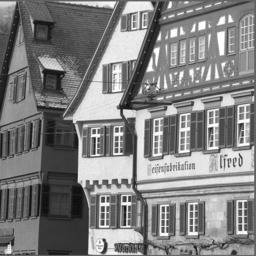
#> input picture TP2/houses.jpg, 256 x 256 px
$ python derivatives.py
#> lines starting #> are read from the running program, lines starting #| are printed output that depends on the picture
import matplotlib.pyplot as plt
import matplotlib.image as mpimg
import numpy as np
import math
from scipy import signal
import time

img=mpimg.imread('houses.jpg')
#> img is the input picture: shape (256, 256); min 6, max 255, mean 127.8
plt.imshow(img, cmap="gray")

dx = np.zeros( (3,3) )
dx[1,0] = 0.5
dx[1,2] = -0.5
dy = np.zeros( (3,3) )
dy[0,1] = 0.5
dy[2,1] = -0.5
mpimg.imsave('dx.jpg',dx,cmap="gray")
mpimg.imsave('dy.jpg',dy,cmap="gray")
plt.imshow(dx, cmap="gray")
plt.imshow(dy, cmap="gray")

dx_img = signal.convolve2d(img, dx, boundary='symm', mode='same')
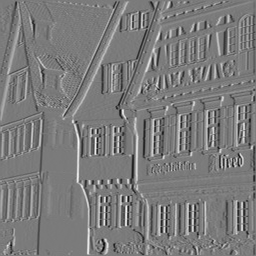
#> dx_img: shape (256, 256) float64; min -105, max 112, mean 0.1; drawn with min black and max white
dy_img = signal.convolve2d(img, dy, boundary='symm', mode='same')
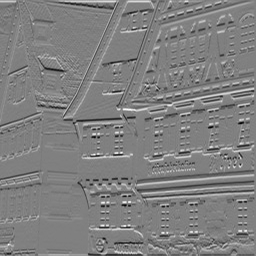
#> dy_img: shape (256, 256) float64; min -106.5, max 105.5, mean 0; drawn with min black and max white
dm_img = np.sqrt(np.square(dx_img)+np.square(dy_img))
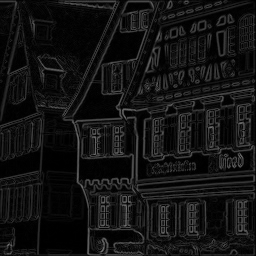
#> dm_img: shape (256, 256) float64; min 0, max 122.4, mean 19.1
mpimg.imsave('dx_houses.jpg',dx_img,cmap="gray")
mpimg.imsave('dy_houses.jpg',dy_img,cmap="gray")
mpimg.imsave('dm_houses.jpg',dm_img,cmap="gray")
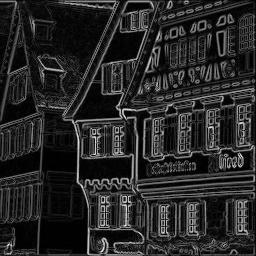
#> saved as dm_houses.jpg: shape (256, 256, 3); min 0, max 251, mean 39.5
plt.imshow(dx_img, cmap="gray")
plt.imshow(dy_img, cmap="gray")
plt.imshow(dm_img, cmap="gray")

sdx = np.zeros( (3,3) )
sdx[0,0] = 0.125
sdx[0,2] = -0.125
sdx[1,0] = 0.25
sdx[1,2] = -0.25
sdx[2,0] = 0.125
sdx[2,2] = -0.125
sdy = np.zeros( (3,3) )
sdy[0,0] = 0.125
sdy[2,0] = -0.125
sdy[0,1] = 0.25
sdy[2,1] = -0.25
sdy[0,2] = 0.125
sdy[2,2] = -0.125
mpimg.imsave('sdx.jpg',sdx,cmap="gray")
mpimg.imsave('sdy.jpg',sdy,cmap="gray")
plt.imshow(sdx, cmap="gray")
plt.imshow(sdy, cmap="gray")

sdx_img = signal.convolve2d(img, sdx, boundary='symm', mode='same')
sdy_img = signal.convolve2d(img, sdy, boundary='symm', mode='same')
sdm_img = np.sqrt(np.square(sdx_img)+np.square(sdy_img))
mpimg.imsave('sdx_houses.jpg',sdx_img,cmap="gray")
mpimg.imsave('sdy_houses.jpg',sdy_img,cmap="gray")
mpimg.imsave('sdm_houses.jpg',sdm_img,cmap="gray")
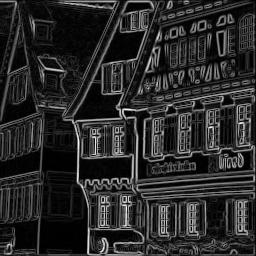
#> saved as sdm_houses.jpg: shape (256, 256, 3); min 0, max 255, mean 41.8
plt.imshow(sdx_img, cmap="gray")
plt.imshow(sdy_img, cmap="gray")
plt.imshow(sdm_img, cmap="gray")
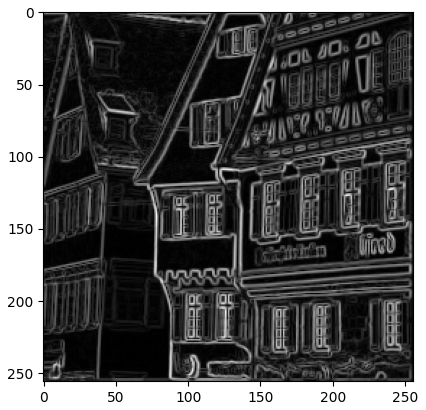
#> figure drawn by matplotlib, 1 panel

$ run again, with TP2/bur0.jpg copied over TP2/houses.jpg
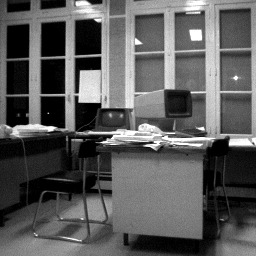
#> input picture TP2/bur0.jpg, 256 x 256 px
#> img is the input picture: shape (256, 256); min 0, max 255, mean 91.1
#> `mpimg.imsave('sdm_houses.jpg',sdm_img,cmap="gray")`:
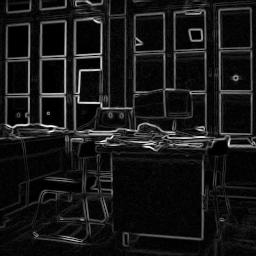
#> saved as sdm_houses.jpg: shape (256, 256, 3); min 0, max 255, mean 23
#> `plt.imshow(sdm_img, cmap="gray")`:
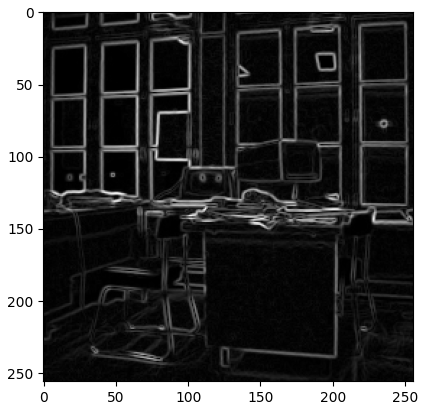
#> figure drawn by matplotlib, 1 panel

$ run again, with TP2/bur1.jpg copied over TP2/houses.jpg
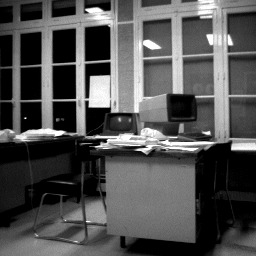
#> input picture TP2/bur1.jpg, 256 x 256 px
#> img is the input picture: shape (256, 256); min 0, max 255, mean 81.1
#> `sdx_img = signal.convolve2d(img, sdx, boundary='symm', mode='same')`:
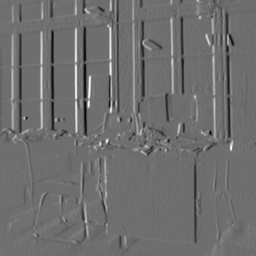
#> sdx_img: shape (256, 256) float64; min -86.12, max 112, mean 0.1; drawn with min black and max white
#> `plt.imshow(sdm_img, cmap="gray")`:
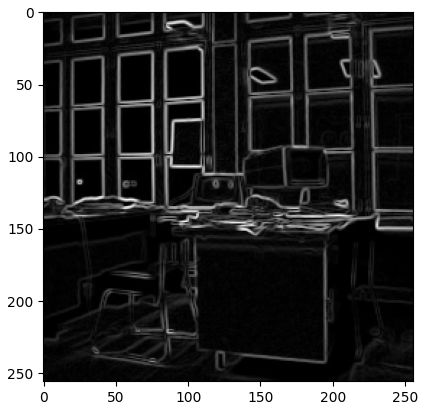
#> figure drawn by matplotlib, 1 panel

$ run again, with TP2/cat.jpg copied over TP2/houses.jpg
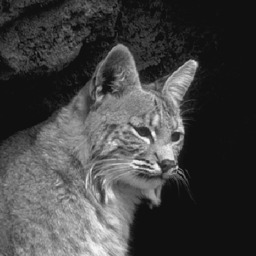
#> input picture TP2/cat.jpg, 256 x 256 px
#> img is the input picture: shape (256, 256); min 5, max 247, mean 66.9
#> `dy_img = signal.convolve2d(img, dy, boundary='symm', mode='same')`:
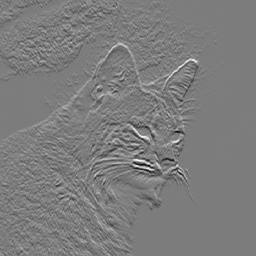
#> dy_img: shape (256, 256) float64; min -84, max 87.5, mean 0.2; drawn with min black and max white
#> `plt.imshow(sdm_img, cmap="gray")`:
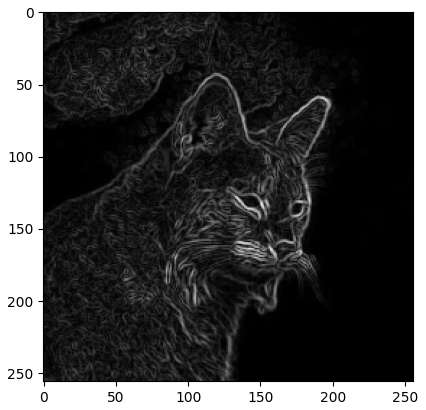
#> figure drawn by matplotlib, 1 panel
